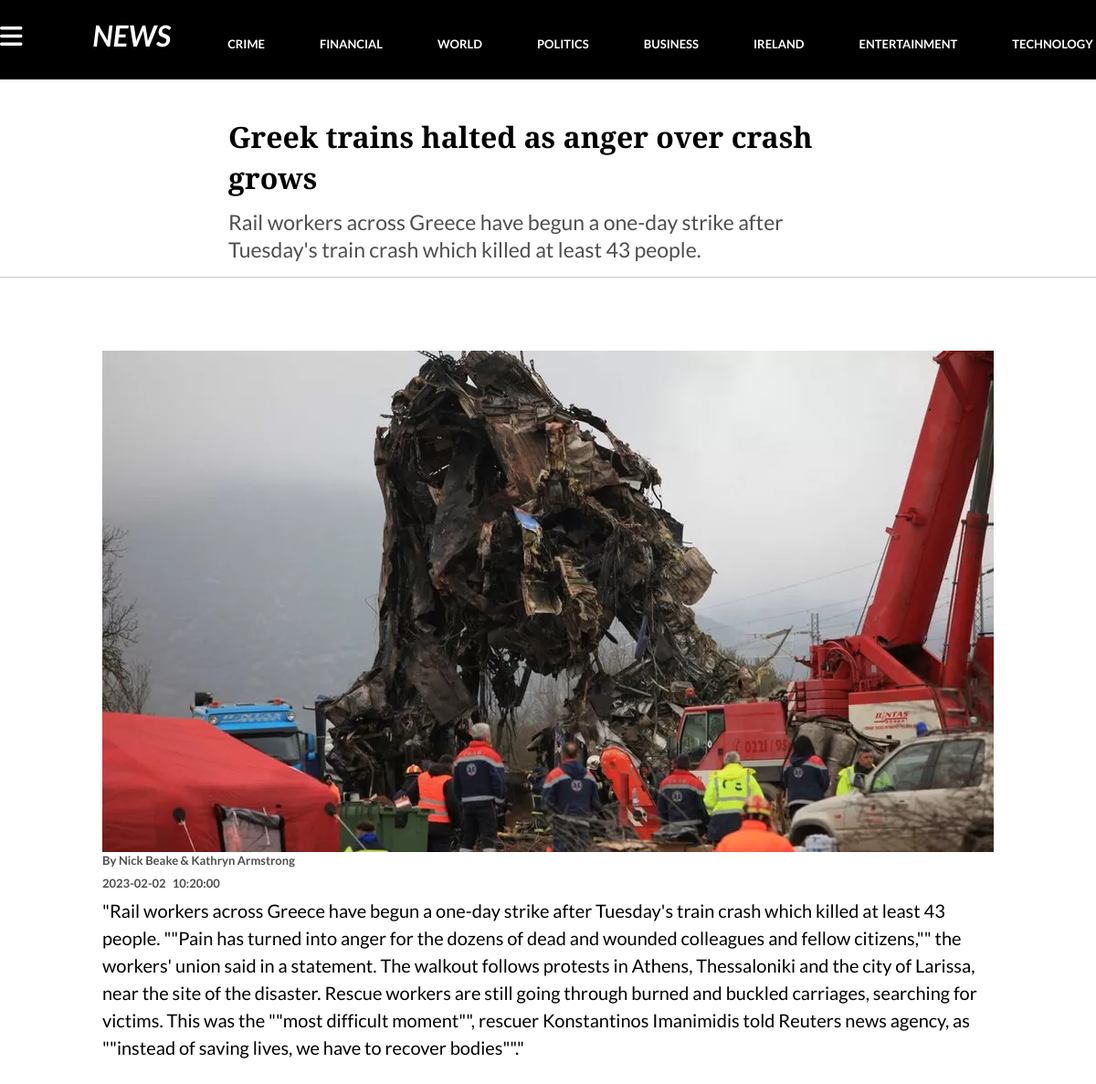
The app's page /story_show.php?id=8 with its own data.
### tables this page shows
CREATE TABLE `stories` (
  `id` int(11) NOT NULL,
  `headline` varchar(200) NOT NULL,
  `sub_heading` varchar(255) NOT NULL,
  `article` text NOT NULL,
  `author` varchar(100) NOT NULL,
  `published_date` date NOT NULL,
  `published_time` time NOT NULL,
  `image` varchar(100) NOT NULL,
  `category_id` int(11) NOT NULL
);

### classes/story.php (called while the page is built, shortened)
<?php
require_once 'db.php';
class Story {
    public function __construct($props = null) {
        if ($props != null) {
            $this->headline       = $props["headline"];
            $this->sub_heading       = $props["sub_heading"];
            $this->article    = $props["article"];
            $this->author    = $props["author"];
            $this->published_date    = $props["published_date"];
            $this->published_time    = $props["published_time"];
            $this->image    = $props["image"];
        }
    }
    public static function findById($id) {
        $story = null;
        try {
            $db = new DB();
            $db->open();
            $conn = $db->getConnection();
            $sql = "SELECT * FROM stories WHERE id = :id";
            $params = [
                ":id" => $id
            ];
            $stmt = $conn->prepare($sql);
            $status = $stmt->execute($params);
            if ($stmt->rowCount() !== 0) {
                $row = $stmt->fetch(PDO::FETCH_ASSOC);
                $story = new Story($row);
            }
        }
        finally {
            if ($db !== null && $db->isOpen()) {
                $db->close();
            }
        }
        return $story;
    }
}

### classes/db.php (called while the page is built, shortened)
<?php
class DB {
    private $server = 'localhost';
    private $database = 'news_stories';
    private $username = 'root';
    private $password = '';
    private $conn;
    private $dsn;
    public function __construct() {
        $this->dsn = "mysql:host={$this->server};dbname={$this->database}";
        $this->conn = null;
    }
    public function open() {
        if ($this->conn === null) {
            $options =array(
                PDO::MYSQL_ATTR_FOUND_ROWS => TRUE,
                PDO::ATTR_ERRMODE => PDO::ERRMODE_EXCEPTION
            );
            $this->conn = new PDO($this->dsn, $this->username, $this->password,$options);
        }
        return $this -> conn;
    }
    public function isOpen() {
        return $this->conn !== null;
    }
    public function close() {
        $this->conn = null;
    }
}
?>

### story_show.php (the view, shortened to what this page needs)
<?php
try{
    $id = $_GET['id'];
    $story = Story::findById($id);
}
catch (Exception $ex) {
    die($ex->getMessage());
}
?>
<head>
    <link rel="stylesheet" href="css/grid.css">
    <link rel="stylesheet" href="css/all.min.css">
    <link rel="stylesheet" href="css/reset.css">
    <link rel="stylesheet" href="css/styles.css">
    <link rel="stylesheet" href="css/header.css">
    <link rel="stylesheet" href="css/footer.css">
    <link rel="stylesheet" href="css/story.css">
</head>
<body>
    <header>
        <div class="container">
            <div class="width-1">
                <div class="panel">
                    <a href="#"><i class="fa-solid fa-bars" style="color: #ffffff;"></i></a>
                </div>
            </div>
            <div class="width-1">
                <div class="heading">
                    <h1>NEWS</h1>
                </div>
            </div>
            <div class="width-10">
                <div class="categories">
                    <a href="#">
                        <h3>CRIME</h3>
                    </a>
                    <a href="#">
                        <h3>FINANCIAL</h3>
                    </a>
                    <a href="#">
                        <h3>WORLD</h3>
                    </a>
                    <a href="#">
                        <h3>POLITICS</h3>
                    </a>
                    <a href="#">
                        <h3>BUSINESS</h3>
                    </a>
                    <a href="#">
                        <h3>IRELAND</h3>
                    </a>
                    <a href="#">
                        <h3>ENTERTAINMENT</h3>
                    </a>
                    <a href="#">
                        <h3>TECHNOLOGY</h3>
                    </a>
                </div>
            </div>
        </div>
    </header>
    <div class="title">
        <div class="container">
            <div class="width-12">
                    <div class="heading">
                            <h1><?= Story::findById($story->id)->headline; ?></h1>
                            <h2><?= Story::findById($story->id)->sub_heading;?></h2>
                    </div>
            </div>
        </div>
    </div>
    <div class="imageSection">
        <div class="container">
            <div class="width-12">
                <div class="bigImage">
                    <img src="<?= $story->image;?>" />
                </div>
                <div class="authorTime">
                    <div class="author">
                    <h4>By <?= $story->author; ?></h4></div>
                    <div class="time">
                    <h4 style="margin-right: 7px;"><?=$story->published_date?></h4>
                    <h4><?=$story->published_time?></h4>
                </div>
                <div class="articleText">
                    <p><?=$story->article?></p>
                </div>
                </div>
            </div>
        </div>
    </div>
</body>
</html>

### css/grid.css (style rules this page uses)
.container { padding-top: 40px; padding-bottom: 40px; width: 1200px; margin: auto; display: grid; grid-template-columns: repeat(12, 1fr); grid-column-gap: 2em; grid-row-gap: 1em; grid-row: auto; }
.width-1 { grid-column: span 1; }
.width-10 { grid-column: span 10; }
.width-12 { grid-column: span 12; }

### css/styles.css (style rules this page uses)
h5, h6, h4, h1 { font-family: "Lato", sans-serif; margin-top: 0px; margin-bottom: 5px; }
h2, h3 { font-family: "Playfair Display", sans-serif; margin-top: 0px; margin-bottom: 5px; color: #191817; }
h3 { line-height: 27px; }
h1 { color: #130b36; }
h2 { font-size: 23px; line-height: 27px; }
h4 { font-size: 13px; color: #4e4e4e; }

### css/header.css (style rules this page uses)
header { background-color: black; }
header .container { padding-top: 15px; padding-bottom: 15px; }
.categories h3 { color: white ; font-family: "Lato", sans-serif; margin: 0px; font-size: 13px; padding: 10px 30px; }
header .heading h1 { color: white ; font-family: "Lato", sans-serif; margin: 0px; font-style: italic; }
header .categories { display: flex; justify-content: space-evenly; margin-top: 10px; }
header .panel { margin-top: 11px; }
header .panel i { font-size: 28px; }

### css/story.css (style rules this page uses)
h1 { color: black; }
.title .heading h1 { padding-left: 250px; padding-right: 250px; font-family: "Playfair Display", sans-serif; font-weight: 600; line-height: 45px; margin-bottom: 11px; color: black; }
.title .heading h2 { padding-left: 250px; padding-right: 250px; font-family: "Lato", sans-serif; color: #4e4e4e; font-weight: 400; line-height: 30px; margin-bottom: 15px; }
.title .heading { border-bottom: 1px solid #cacaca; }
.time { display: flex; }
.authorTime { margin-left: 112px; }
.imageSection img { width: 976px; height: auto; display: block; margin-right: auto; margin-left: auto; }
.articleText { padding-right: 100px; }
.articleText p { font-family: "Lato", sans-serif; font-size: 20px; }

### records on screen
stories: id+headline "Greek trains halted as anger over crash grows", id+sub_heading "Rail workers across Greece have begun a one-day strike after Tuesday's train crash which killed at least 43 people.", image (picture), author "Nick Beake & Kathryn Armstrong", published_date "2023-02-02", published_time "10:20:00", article "\"Rail workers across Greece have begun a one-day strike after Tuesday's train crash which killed at least 43 people. \"\"Pain has turned into anger for the dozens of dead and wounded colleagues and fellow citizens,\"\" the workers' union said in a statement. The walkout follows protests in Athens, Thessaloniki and the city of Larissa, near the site of the disaster. Rescue workers are still going through burned and buckled carriages, searching for victims. This was the \"\"most difficult moment\"\", rescuer Konstantinos Imanimidis told Reuters news agency, as \"\"instead of saving lives, we have to recover bodies\"\".\""
